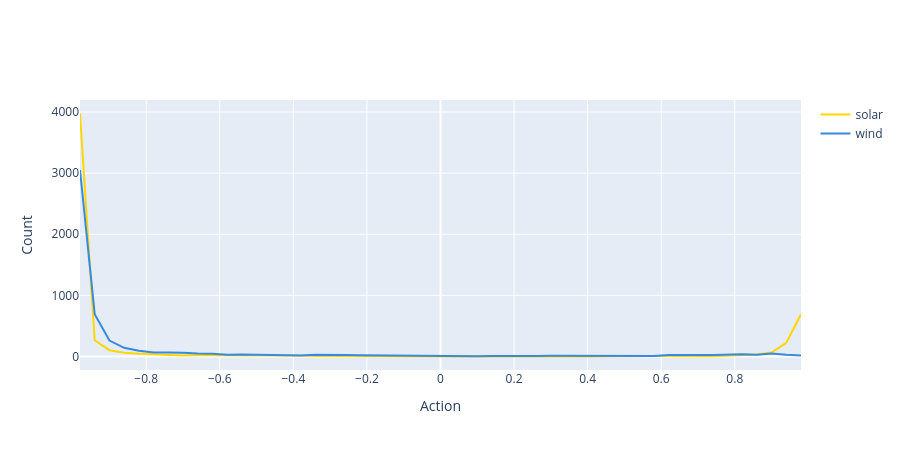

This figure's notebook cell:
### Code cell
# Action-Histogramm nach Gruppe (solar / wind / other)
def get_group(unit_name):
    n = unit_name.lower()
    if n.startswith("solar"):
        return "solar"
    if n.startswith("wind"):
        return "wind"
    return "other"

group_colors = {"solar": "#ffd700", "wind": "#378ADD", "other": "#888888"}

bins = np.linspace(rl_data_df["actions_0"].min(), rl_data_df["actions_0"].max(), 51)
bin_centers = (bins[:-1] + bins[1:]) / 2

fig_hist = go.Figure()
for group in ["solar", "wind", "other"]:
    units_in_group = [u for u in rl_data_df["unit"].unique() if get_group(u) == group]
    if not units_in_group:
        continue
    all_actions = rl_data_df[rl_data_df["unit"].isin(units_in_group)]["actions_0"].dropna()
    counts, _ = np.histogram(all_actions, bins=bins)
    fig_hist.add_trace(go.Scatter(x=bin_centers, y=counts, mode="lines",
                                  name=group, line=dict(color=group_colors[group], width=2)))

fig_hist.update_layout(xaxis_title="Action", yaxis_title="Count", hovermode="x unified", height=450)
fig_hist.show()

### Figure 1 — Plotly figure (JSON) as saved in the notebook; plotly's stock layout.template omitted (floating-point values rounded to 4 significant figures)
{"data": [{"line": {"color": "#ffd700", "width": 2}, "mode": "lines", "name": "solar", "type": "scatter", "x": [-0.98, -0.94, -0.9, -0.86, -0.82, -0.78, -0.74, -0.7, -0.66, -0.62, -0.58, -0.54, -0.5, -0.46, -0.42, -0.38, -0.34, -0.3, -0.26, -0.22, -0.18, -0.14, -0.1, -0.06, -0.02, 0.02, 0.06, 0.1, 0.14, 0.18, 0.22, 0.26, 0.3, 0.34, 0.38, 0.42, 0.46, 0.5, 0.54, 0.58, 0.62, 0.66, 0.7, 0.74, 0.78, 0.82, 0.86, 0.9, 0.94, 0.98], "y": [3975, 266, 103, 60, 47, 39, 19, 17, 19, 19, 12, 22, 11, 10, 11, 15, 7, 5, 4, 6, 9, 8, 2, 2, 2, 1, 1, 0, 1, 2, 3, 3, 4, 1, 2, 2, 5, 2, 0, 7, 8, 1, 5, 5, 16, 16, 31, 64, 225, 691]}, {"line": {"color": "#378ADD", "width": 2}, "mode": "lines", "name": "wind", "type": "scatter", "x": [-0.98, -0.94, -0.9, -0.86, -0.82, -0.78, -0.74, -0.7, -0.66, -0.62, -0.58, -0.54, -0.5, -0.46, -0.42, -0.38, -0.34, -0.3, -0.26, -0.22, -0.18, -0.14, -0.1, -0.06, -0.02, 0.02, 0.06, 0.1, 0.14, 0.18, 0.22, 0.26, 0.3, 0.34, 0.38, 0.42, 0.46, 0.5, 0.54, 0.58, 0.62, 0.66, 0.7, 0.74, 0.78, 0.82, 0.86, 0.9, 0.94, 0.98], "y": [3051, 692, 260, 142, 95, 64, 64, 63, 48, 45, 28, 34, 27, 25, 23, 16, 30, 21, 23, 20, 17, 12, 10, 9, 9, 10, 7, 5, 10, 7, 11, 10, 13, 11, 10, 12, 11, 6, 13, 9, 23, 18, 23, 25, 36, 36, 30, 48, 30, 18]}], "layout": {"height": 450, "hovermode": "x unified", "xaxis": {"title": {"text": "Action"}}, "yaxis": {"title": {"text": "Count"}}}}
